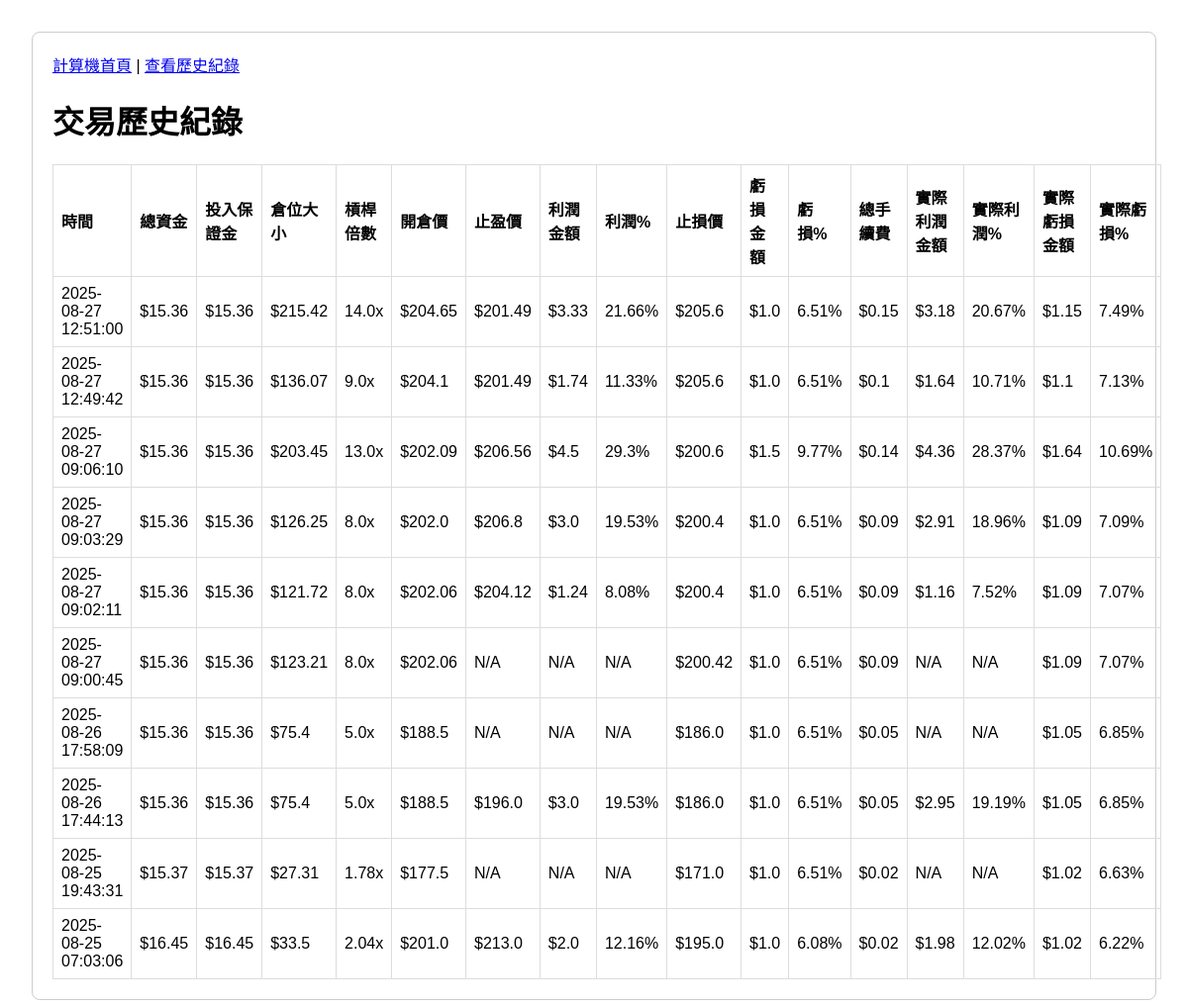
Page /records on the committed database.
### tables this page shows
CREATE TABLE records (
            id INTEGER PRIMARY KEY AUTOINCREMENT,
            total_capital REAL NOT NULL,
            max_loss_percentage REAL,
            max_loss_amount REAL,
            entry_price REAL NOT NULL,
            stop_loss_price REAL NOT NULL,
            take_profit_price REAL,
            margin_to_use REAL NOT NULL,
            position_size REAL NOT NULL,
            leverage REAL NOT NULL,
            stop_loss_percentage REAL,
            profit_amount REAL,
            profit_percentage REAL,
            timestamp DATETIME DEFAULT CURRENT_TIMESTAMP
        );

### app.py (the view)
@app.route('/records')
def records():
    with get_db_connection() as conn:
        records = conn.execute("SELECT * FROM records ORDER BY timestamp DESC").fetchall()
    updated_records = []
    for record in records:
        record_dict = dict(record)
        maker_fee = 0.0002
        taker_fee = 0.0005
        open_fee = record_dict['position_size'] * taker_fee
        close_fee = record_dict['position_size'] * maker_fee
        total_fee = open_fee + close_fee
        record_dict['total_fee'] = total_fee
        if record_dict['profit_amount'] is not None:
            final_profit_amount = record_dict['profit_amount'] - total_fee
            record_dict['final_profit_amount'] = final_profit_amount
            if record_dict['margin_to_use'] > 0:
                final_profit_percentage = (final_profit_amount / record_dict['margin_to_use']) * 100
                record_dict['final_profit_percentage'] = final_profit_percentage
            else:
                record_dict['final_profit_percentage'] = None
        else:
            record_dict['final_profit_amount'] = None
            record_dict['final_profit_percentage'] = None
        if record_dict['max_loss_amount'] is not None:
            final_loss_amount = record_dict['max_loss_amount'] + total_fee
            record_dict['final_loss_amount'] = final_loss_amount
            if record_dict['margin_to_use'] > 0:
                final_loss_percentage = (final_loss_amount / record_dict['margin_to_use']) * 100
                record_dict['final_loss_percentage'] = final_loss_percentage
            else:
                record_dict['final_loss_percentage'] = None
        else:
            record_dict['final_loss_amount'] = None
            record_dict['final_loss_percentage'] = None
        updated_records.append(record_dict)
    return render_template('records.html', records=updated_records)

### app.py (called while the page is built)
def get_db_connection():
    conn = sqlite3.connect('trade_records.db')
    conn.row_factory = sqlite3.Row
    return conn

### templates/records.html (shortened to what this page needs)
<!DOCTYPE html>
<html lang="zh-Hant">
<head>
</head>
<body>
    <div class="container">
        <nav>
            <a href="/">計算機首頁</a> | <a href="/records">查看歷史紀錄</a>
        </nav>
        <h1>交易歷史紀錄</h1>
        {% if records %}
        <table>
            <thead>
                <tr>
                    <th>時間</th>
                    <th>總資金</th>
                    <th>投入保證金</th>
                    <th>倉位大小</th>
                    <th>槓桿倍數</th>
                    <th>開倉價</th>
                    <th>止盈價</th>
                    <th>利潤金額</th>
                    <th>利潤%</th>
                    <th>止損價</th>
                    <th>虧損金額</th>
                    <th>虧損%</th>
                    <th>總手續費</th>
                    <th>實際利潤金額</th>
                    <th>實際利潤%</th>
                    <th>實際虧損金額</th>
                    <th>實際虧損%</th>
                </tr>
            </thead>
            <tbody>
                {% for record in records %}
                <tr>
                    <td>{{ record['timestamp'] }}</td>
                    <td>${{ record['total_capital']|round(2) }}</td>
                    <td>${{ record['margin_to_use']|round(2) }}</td>
                    <td>${{ record['position_size']|round(2) }}</td>
                    <td>{{ record['leverage']|round(2) }}x</td>
                    <td>${{ record['entry_price']|round(2) }}</td>
                    <td>
                        {% if record['take_profit_price'] is not none %}
                            ${{ record['take_profit_price']|round(2) }}
                        {% else %}
                            N/A
                        {% endif %}
                    </td>
                    <td>
                        {% if record['profit_amount'] is not none %}
                            ${{ record['profit_amount']|round(2) }}
                        {% else %}
                            N/A
                        {% endif %}
                    </td>
                    <td>
                        {% if record['profit_percentage'] is not none %}
                            {{ record['profit_percentage']|round(2) }}%
                        {% else %}
                            N/A
                        {% endif %}
                    </td>
                    <td>${{ record['stop_loss_price']|round(2) }}</td>
                    <td>
                        {% if record['max_loss_amount'] is not none %}
                            ${{ record['max_loss_amount']|round(2) }}
                        {% else %}
                            N/A
                        {% endif %}
                    </td>
                    <td>
                        {% if record['max_loss_percentage'] is not none %}
                            {{ record['max_loss_percentage']|round(2) }}%
                        {% else %}
                            N/A
                        {% endif %}
                    </td>
                    <td>
                        {% if record['total_fee'] is not none %}
                            ${{ record['total_fee']|round(2) }}
                        {% else %}
                            N/A
                        {% endif %}
                    </td>
                    <td>
                        {% if record['final_profit_amount'] is not none %}
                            ${{ record['final_profit_amount']|round(2) }}
                        {% else %}
                            N/A
                        {% endif %}
                    </td>
                    <td>
                        {% if record['final_profit_percentage'] is not none %}
                            {{ record['final_profit_percentage']|round(2) }}%
                        {% else %}
                            N/A
                        {% endif %}
                    </td>
                    <td>
                        {% if record['final_loss_amount'] is not none %}
                            ${{ record['final_loss_amount']|round(2) }}
                        {% else %}
                            N/A
                        {% endif %}
                    </td>
                    <td>
                        {% if record['final_loss_percentage'] is not none %}
                            {{ record['final_loss_percentage']|round(2) }}%
                        {% else %}
                            N/A
                        {% endif %}
                    </td>
                </tr>
                {% endfor %}
            </tbody>
        </table>
        {% else %}
        <p>目前沒有任何紀錄。</p>
        {% endif %}
    </div>
</body>
</html>

### templates/records.html (style rules this page uses)
body { font-family: Arial, sans-serif; margin: 2em; }
.container { max-width: 1200px; margin: auto; padding: 20px; border: 1px solid #ccc; border-radius: 8px; }
nav { margin-bottom: 1em; }
table { width: 100%; border-collapse: collapse; margin-top: 1em; }
th, td { border: 1px solid #ddd; padding: 8px; text-align: left; }

### rows in the picture
records: timestamp "2025-08-27 12:51:00", total_capital "15.36", margin_to_use "15.36", position_size "215.42", leverage "14.0", entry_price "204.65", take_profit_price "201.49", profit_amount "3.33", profit_percentage "21.66", stop_loss_price "205.6", max_loss_amount "1.0", max_loss_percentage "6.51", total_fee "0.15", final_profit_amount "3.18", final_profit_percentage "20.67", final_loss_amount "1.15", final_loss_percentage "7.49"
records: timestamp "2025-08-27 12:49:42", total_capital "15.36", margin_to_use "15.36", position_size "136.07", leverage "9.0", entry_price "204.1", take_profit_price "201.49", profit_amount "1.74", profit_percentage "11.33", stop_loss_price "205.6", max_loss_amount "1.0", max_loss_percentage "6.51", total_fee "0.1", final_profit_amount "1.64", final_profit_percentage "10.71", final_loss_amount "1.1", final_loss_percentage "7.13"
records: timestamp "2025-08-27 09:06:10", total_capital "15.36", margin_to_use "15.36", position_size "203.45", leverage "13.0", entry_price "202.09", take_profit_price "206.56", profit_amount "4.5", profit_percentage "29.3", stop_loss_price "200.6", max_loss_amount "1.5", max_loss_percentage "9.77", total_fee "0.14", final_profit_amount "4.36", final_profit_percentage "28.37", final_loss_amount "1.64", final_loss_percentage "10.69"
records: timestamp "2025-08-27 09:03:29", total_capital "15.36", margin_to_use "15.36", position_size "126.25", leverage "8.0", entry_price "202.0", take_profit_price "206.8", profit_amount "3.0", profit_percentage "19.53", stop_loss_price "200.4", max_loss_amount "1.0", max_loss_percentage "6.51", total_fee "0.09", final_profit_amount "2.91", final_profit_percentage "18.96", final_loss_amount "1.09", final_loss_percentage "7.09"
records: timestamp "2025-08-27 09:02:11", total_capital "15.36", margin_to_use "15.36", position_size "121.72", leverage "8.0", entry_price "202.06", take_profit_price "204.12", profit_amount "1.24", profit_percentage "8.08", stop_loss_price "200.4", max_loss_amount "1.0", max_loss_percentage "6.51", total_fee "0.09", final_profit_amount "1.16", final_profit_percentage "7.52", final_loss_amount "1.09", final_loss_percentage "7.07"
records: timestamp "2025-08-27 09:00:45", total_capital "15.36", margin_to_use "15.36", position_size "123.21", leverage "8.0", entry_price "202.06", shows "N/A", stop_loss_price "200.42", max_loss_amount "1.0", max_loss_percentage "6.51", total_fee "0.09", final_loss_amount "1.09", final_loss_percentage "7.07"
records: timestamp "2025-08-26 17:58:09", total_capital "15.36", margin_to_use "15.36", position_size "75.4", leverage "5.0", entry_price "188.5", shows "N/A", stop_loss_price "186.0", max_loss_amount "1.0", max_loss_percentage "6.51", total_fee "0.05", final_loss_amount "1.05", final_loss_percentage "6.85"
records: timestamp "2025-08-26 17:44:13", total_capital "15.36", margin_to_use "15.36", position_size "75.4", leverage "5.0", entry_price "188.5", take_profit_price "196.0", profit_amount "3.0", profit_percentage "19.53", stop_loss_price "186.0", max_loss_amount "1.0", max_loss_percentage "6.51", total_fee "0.05", final_profit_amount "2.95", final_profit_percentage "19.19", final_loss_amount "1.05", final_loss_percentage "6.85"
records: timestamp "2025-08-25 19:43:31", total_capital "15.37", margin_to_use "15.37", position_size "27.31", leverage "1.78", entry_price "177.5", shows "N/A", stop_loss_price "171.0", max_loss_amount "1.0", max_loss_percentage "6.51", total_fee "0.02", final_loss_amount "1.02", final_loss_percentage "6.63"
records: timestamp "2025-08-25 07:03:06", total_capital "16.45", margin_to_use "16.45", position_size "33.5", leverage "2.04", entry_price "201.0", take_profit_price "213.0", profit_amount "2.0", profit_percentage "12.16", stop_loss_price "195.0", max_loss_amount "1.0", max_loss_percentage "6.08", total_fee "0.02", final_profit_amount "1.98", final_profit_percentage "12.02", final_loss_amount "1.02", final_loss_percentage "6.22"
